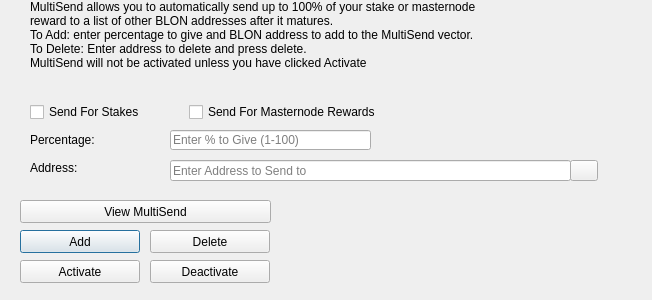
<?xml version="1.0" encoding="UTF-8"?>
<ui version="4.0">
 <class>MultiSendDialog</class>
 <widget class="QDialog" name="MultiSendDialog">
  <property name="windowModality">
   <enum>Qt::NonModal</enum>
  </property>
  <property name="geometry">
   <rect>
    <x>0</x>
    <y>0</y>
    <width>652</width>
    <height>300</height>
   </rect>
  </property>
  <property name="windowTitle">
   <string>MultiSend</string>
  </property>
  <widget class="QLineEdit" name="multiSendPercentEdit">
   <property name="geometry">
    <rect>
     <x>170</x>
     <y>130</y>
     <width>201</width>
     <height>20</height>
    </rect>
   </property>
   <property name="toolTip">
    <string>Enter whole numbers 1 - 100</string>
   </property>
   <property name="placeholderText">
    <string>Enter % to Give (1-100)</string>
   </property>
  </widget>
  <widget class="QLineEdit" name="multiSendAddressEdit">
   <property name="geometry">
    <rect>
     <x>170</x>
     <y>160</y>
     <width>401</width>
     <height>21</height>
    </rect>
   </property>
   <property name="toolTip">
    <string/>
   </property>
   <property name="placeholderText">
    <string>Enter Address to Send to</string>
   </property>
  </widget>
  <widget class="QLabel" name="label_2">
   <property name="geometry">
    <rect>
     <x>30</x>
     <y>0</y>
     <width>451</width>
     <height>121</height>
    </rect>
   </property>
   <property name="lineWidth">
    <number>1</number>
   </property>
   <property name="text">
    <string>MultiSend allows you to automatically send up to 100% of your stake or masternode reward to a list of other BLON addresses after it matures.
To Add: enter percentage to give and BLON address to add to the MultiSend vector.
To Delete: Enter address to delete and press delete.
MultiSend will not be activated unless you have clicked Activate</string>
   </property>
   <property name="alignment">
    <set>Qt::AlignLeading|Qt::AlignLeft|Qt::AlignTop</set>
   </property>
   <property name="wordWrap">
    <bool>true</bool>
   </property>
  </widget>
  <widget class="QLabel" name="message">
   <property name="geometry">
    <rect>
     <x>290</x>
     <y>200</y>
     <width>351</width>
     <height>91</height>
    </rect>
   </property>
   <property name="text">
    <string/>
   </property>
  </widget>
  <widget class="QPushButton" name="addButton">
   <property name="geometry">
    <rect>
     <x>20</x>
     <y>230</y>
     <width>120</width>
     <height>23</height>
    </rect>
   </property>
   <property name="toolTip">
    <string/>
   </property>
   <property name="statusTip">
    <string>Add to MultiSend Vector</string>
   </property>
   <property name="text">
    <string>Add</string>
   </property>
  </widget>
  <widget class="QPushButton" name="disableButton">
   <property name="geometry">
    <rect>
     <x>150</x>
     <y>260</y>
     <width>120</width>
     <height>23</height>
    </rect>
   </property>
   <property name="statusTip">
    <string>Deactivate MultiSend</string>
   </property>
   <property name="text">
    <string>Deactivate</string>
   </property>
  </widget>
  <widget class="QPushButton" name="addressBookButton">
   <property name="geometry">
    <rect>
     <x>570</x>
     <y>160</y>
     <width>28</width>
     <height>21</height>
    </rect>
   </property>
   <property name="toolTip">
    <string>Choose an address from the address book</string>
   </property>
   <property name="text">
    <string/>
   </property>
   <property name="icon">
    <iconset resource="../bitloanscoin.qrc">
     <normaloff>:/icons/address-book</normaloff>:/icons/address-book</iconset>
   </property>
   <property name="shortcut">
    <string>Alt+A</string>
   </property>
   <property name="autoDefault">
    <bool>false</bool>
   </property>
  </widget>
  <widget class="QLabel" name="label">
   <property name="geometry">
    <rect>
     <x>30</x>
     <y>130</y>
     <width>121</width>
     <height>20</height>
    </rect>
   </property>
   <property name="toolTip">
    <string>Percentage of stake to send</string>
   </property>
   <property name="text">
    <string>Percentage:</string>
   </property>
  </widget>
  <widget class="QLabel" name="label_5">
   <property name="geometry">
    <rect>
     <x>30</x>
     <y>160</y>
     <width>111</width>
     <height>16</height>
    </rect>
   </property>
   <property name="toolTip">
    <string>Address to send portion of stake to</string>
   </property>
   <property name="text">
    <string>Address:</string>
   </property>
  </widget>
  <widget class="QPushButton" name="deleteButton">
   <property name="geometry">
    <rect>
     <x>150</x>
     <y>230</y>
     <width>120</width>
     <height>23</height>
    </rect>
   </property>
   <property name="toolTip">
    <string/>
   </property>
   <property name="statusTip">
    <string>Delete Address From MultiSend Vector</string>
   </property>
   <property name="text">
    <string>Delete</string>
   </property>
  </widget>
  <widget class="QPushButton" name="activateButton">
   <property name="geometry">
    <rect>
     <x>20</x>
     <y>260</y>
     <width>120</width>
     <height>23</height>
    </rect>
   </property>
   <property name="statusTip">
    <string>Activate MultiSend</string>
   </property>
   <property name="text">
    <string>Activate</string>
   </property>
  </widget>
  <widget class="QPushButton" name="viewButton">
   <property name="geometry">
    <rect>
     <x>20</x>
     <y>200</y>
     <width>251</width>
     <height>23</height>
    </rect>
   </property>
   <property name="toolTip">
    <string/>
   </property>
   <property name="statusTip">
    <string>View MultiSend Vector</string>
   </property>
   <property name="text">
    <string>View MultiSend</string>
   </property>
  </widget>
  <widget class="QWidget" name="horizontalLayoutWidget">
   <property name="geometry">
    <rect>
     <x>30</x>
     <y>100</y>
     <width>351</width>
     <height>24</height>
    </rect>
   </property>
   <layout class="QHBoxLayout" name="horizontalLayout">
    <item>
     <widget class="QCheckBox" name="multiSendStakeCheckBox">
      <property name="text">
       <string>Send For Stakes</string>
      </property>
     </widget>
    </item>
    <item>
     <widget class="QCheckBox" name="multiSendMasternodeCheckBox">
      <property name="text">
       <string>Send For Masternode Rewards</string>
      </property>
     </widget>
    </item>
   </layout>
  </widget>
 </widget>
 <resources>
  <include location="../bitloanscoin.qrc"/>
 </resources>
 <connections/>
</ui>
